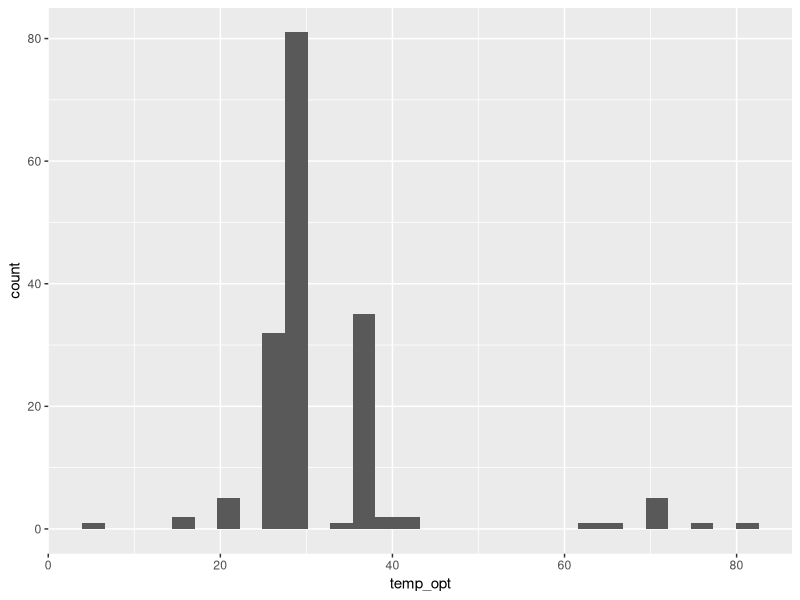
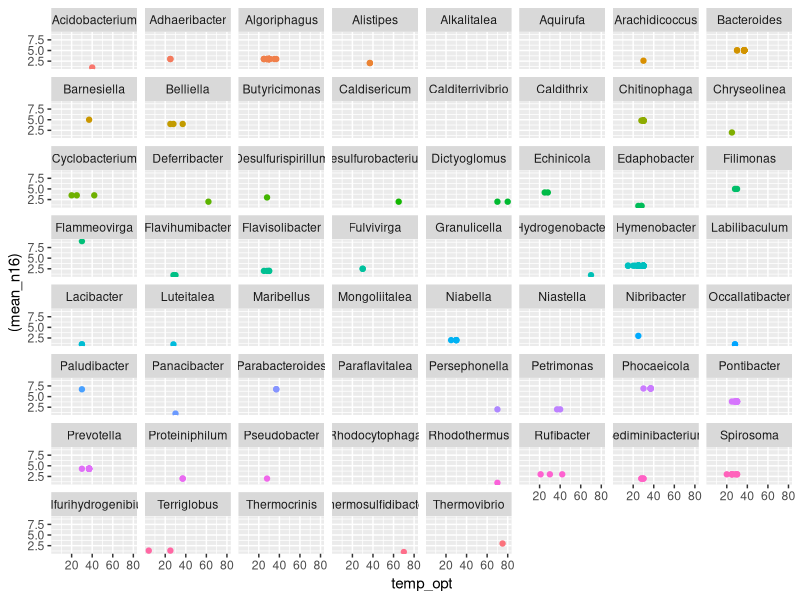
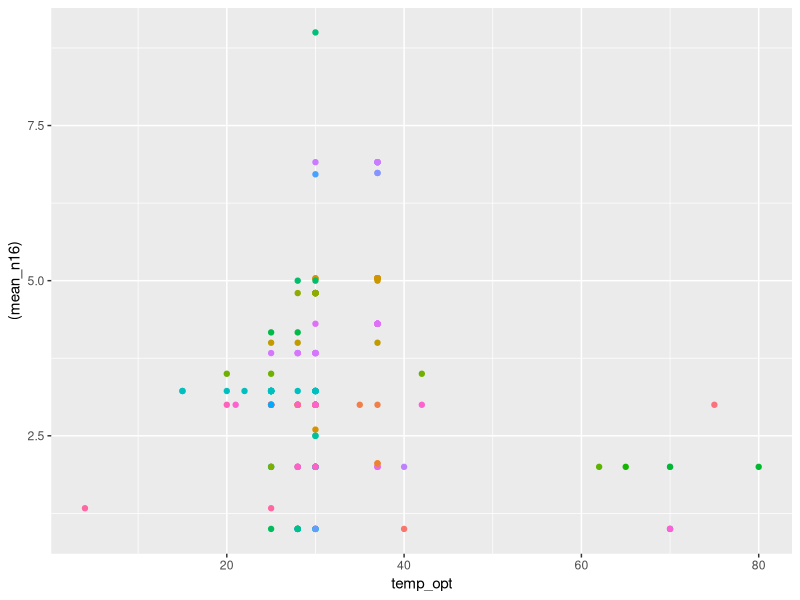
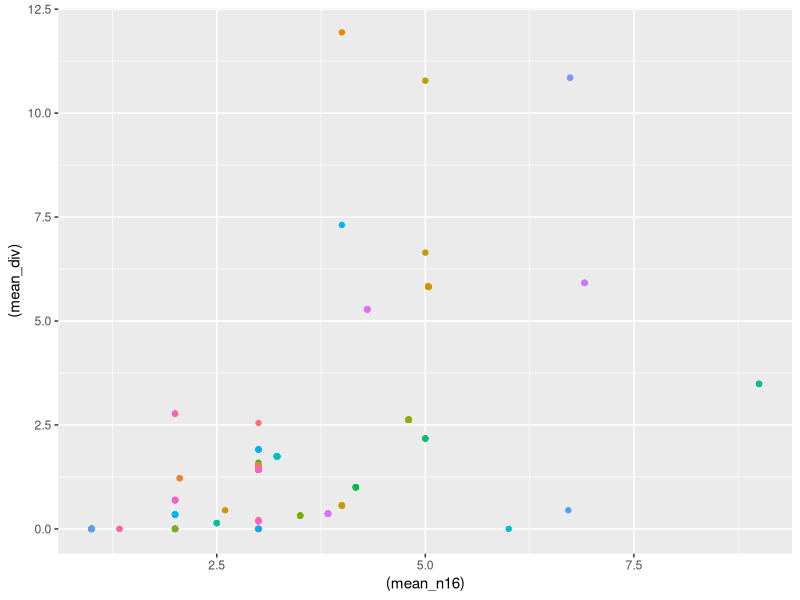
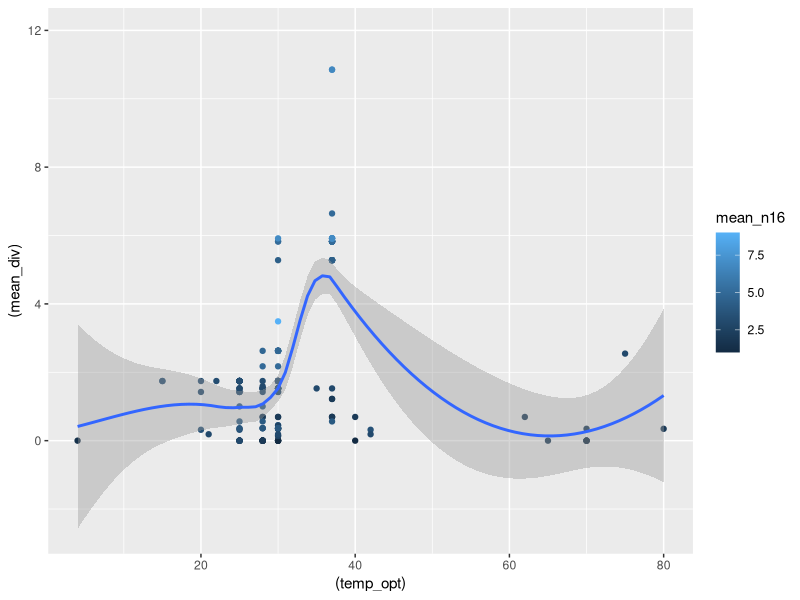
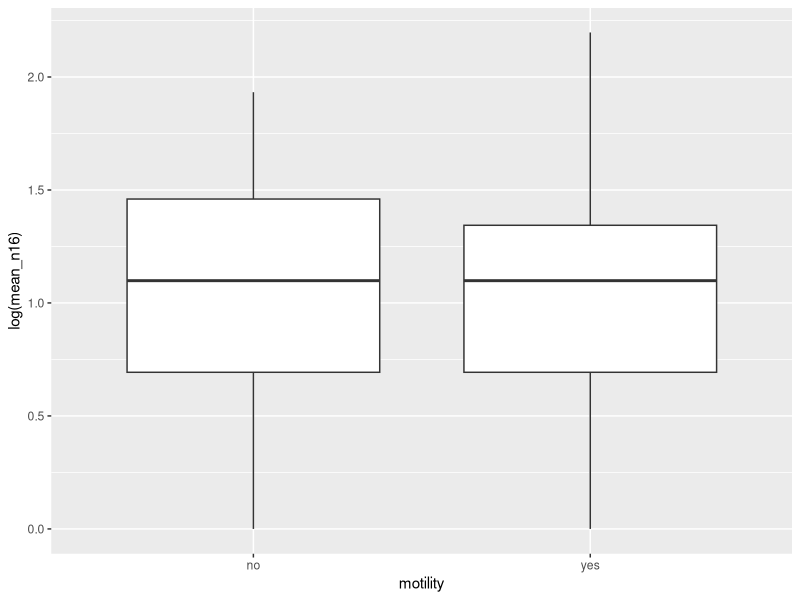
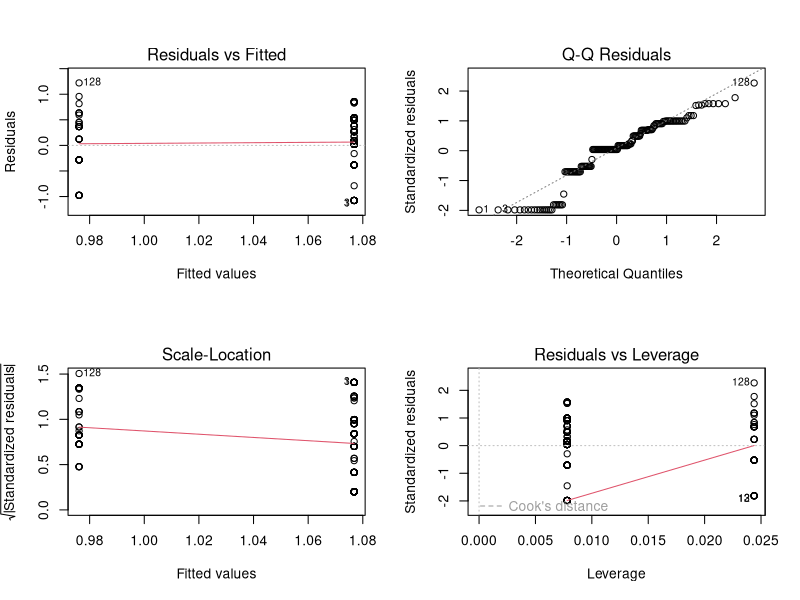
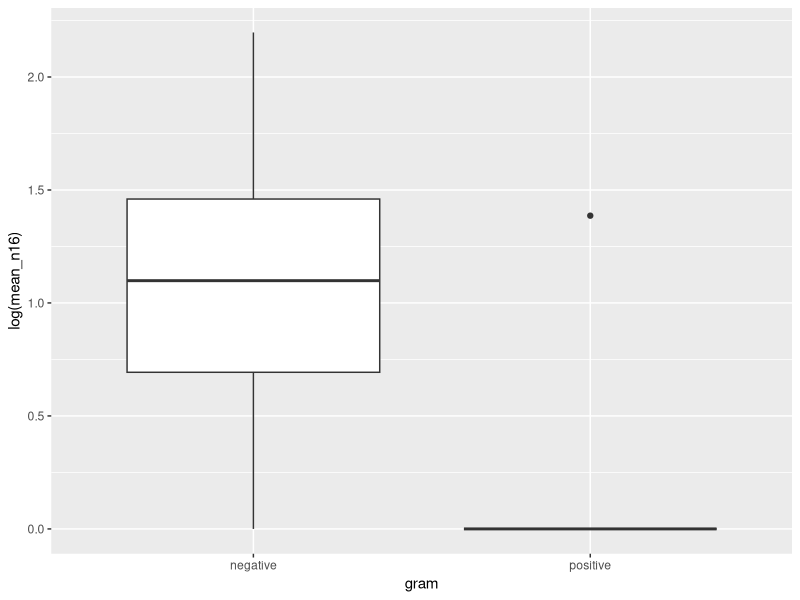

Generate these figures, in order, with R:

library("tidyverse")

# Read in the output format
D <- read.csv("../data/EnvInfooutput.csv")

D <- replace(D, D == "", NA)
D <- filter(D, !is.na(optimum))
D_small <- mutate(D, temp_opt=as.integer(range)) %>% 
  select(!c(X,optimum,range))

ggplot(D_small) +
  geom_histogram(aes(x=temp_opt))

# some extramophiles
filter(D_small, temp_opt > 60)


# Read in the data from ribdif
ribdif_dat <- read.csv("../../makingNewInfo/gcf_n16s_genus.csv")
# find mean of number of 16s and total dif
# TODO maybe not mean but for each but needs more work
ribdif_genus_info= group_by(ribdif_dat, genus) %>% 
  summarise(mean_n16 = mean(number_16s), mean_div = mean(total_div), nspecies = mean(n_species))
ribdif_genus_info <- rename(ribdif_genus_info)

# Join the two datasets
D_joined <- left_join(D_small, ribdif_genus_info, by="genus")
D_joined <- filter(D_joined, mean_n16 > 0)

# It seems to be kinda genus specific. BUT THATS BEcause we took mean n16
ggplot(D_joined) + 
  geom_point(aes(x=temp_opt,y=(mean_n16), col = genus)) +
  theme(legend.position="none") +
  facet_wrap(~genus)

ggplot(D_joined) + 
  geom_point(aes(x=temp_opt,y=(mean_n16), col = genus)) +
  theme(legend.position="none")

ggplot(D_joined) + 
  geom_point(aes(x=(mean_n16),y=(mean_div), col = genus)) +
  theme(legend.position="none")

ggplot(D_joined) + 
  geom_point(aes(x=(temp_opt),y=(mean_div), col = mean_n16)) +
  geom_smooth(aes(x=temp_opt, y=mean_div))


D_motil <- mutate(D_joined, motility = factor(motility)) %>% 
  filter(motility %in% c("no","yes"))


# Motility seems to have no effect'
ggplot(D_motil) +
  geom_boxplot(aes(x=motility, y=log(mean_n16)))

fit <- lm(log(mean_n16) ~ motility, data=D_motil)
anova(fit)
par(mfrow=c(2,2))
plot(fit)

# Gram or not #### 
D_gram <- mutate(D_joined, gram = factor(gram.stain)) %>% 
  filter(gram %in% c("positive", "negative"))
str(D_gram)

# There is sig but it might just be due to taxonomy relationship
# would be good idea to take more tax data into consideration
ggplot(D_gram) +
  geom_boxplot(aes(x=gram, y=log(mean_n16)))
fit <- lm(log(mean_n16) ~ gram, data=D_gram)
anova(fit)
#par(mfrow=c(2,2))
#plot(fit)


## More VIRKER IKKE alle df == 1
D_gram_mortil <- mutate(D_motil, gram = factor(gram.stain)) %>% 
  filter(gram %in% c("positive", "negative")) %>% 
  filter(!is.na(temp_opt)) %>% 
  mutate(mean_n16 = as.numeric(mean_n16),
         temp_opt = as.numeric(temp_opt))

str(D_gram_mortil)

fit <- lm(log(mean_n16) ~ temp_opt + gram + motility + gram:temp_opt , data=D_gram_mortil)
anova(fit)
fit2 <- step(fit, k=log(nrow(D_gram_mortil)))
library(car)
anova(fit2)
#plot(fit2)

ggplot(D_gram) +
  geom_point(aes(x=temp_opt, y=log(mean_n16),col=gram))


fit <- lm(mean_n16 ~ temp_opt ,data = D_gram_mortil)
Anova(fit)

sml <- mutate(D_gram_mortil, log_std_n16 = (log(mean_n16) - mean(log(mean_n16)))/sd(log(mean_n16)),
              std_temp = (temp_opt - mean(temp_opt))/sd(temp_opt)
              )
ggplot(sml) +
  geom_point(aes(x=std_temp, y=log_std_n16))



### Does nspecies have effect:: NO
ggplot(D_joined) +
  geom_point(aes(x=log(nspecies), y=log(mean_div)))
